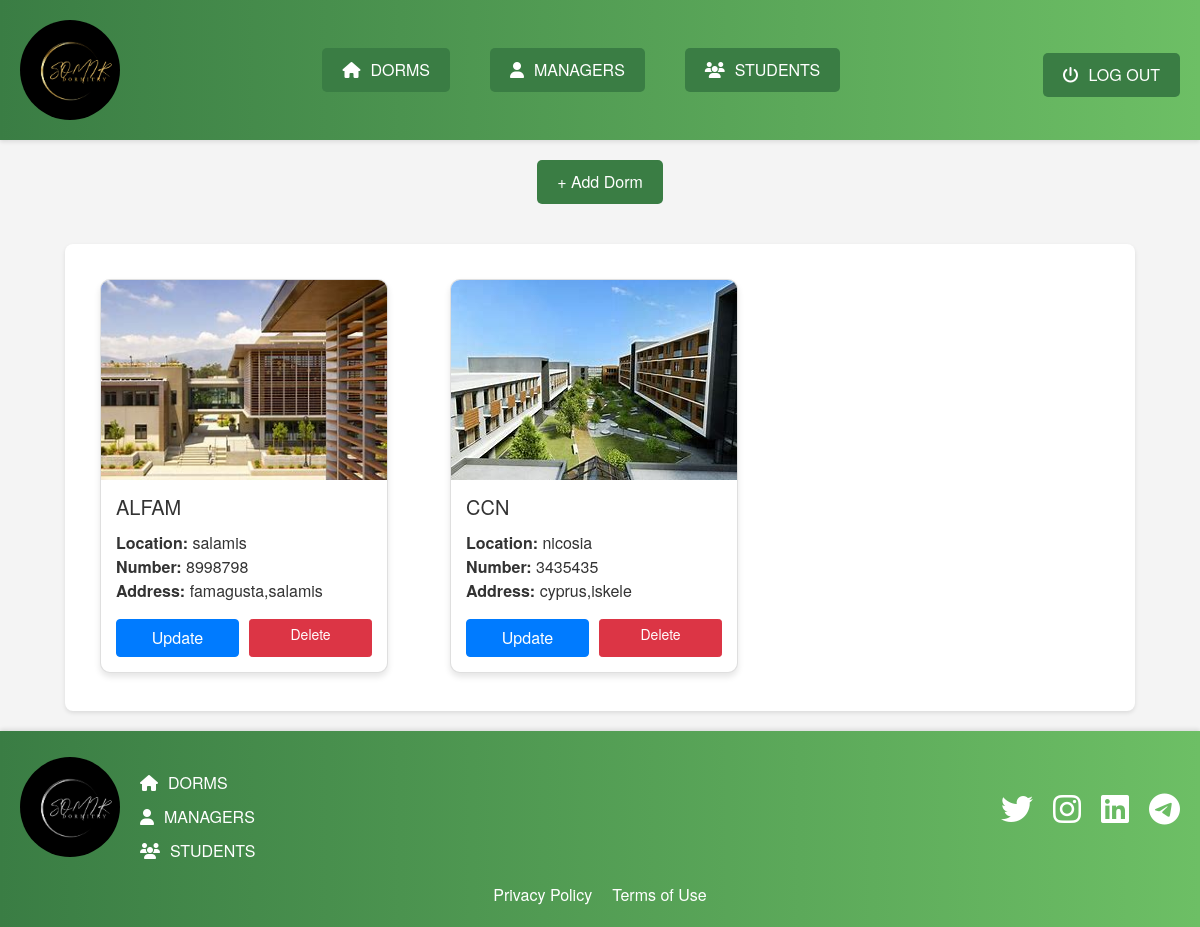
Screenshot of /dorm.php (signed in) with the database file from the repository.
### tables this page shows
CREATE TABLE `dorms` (
  `id` int(11) NOT NULL,
  `name` varchar(255) NOT NULL,
  `picture` varchar(255) NOT NULL,
  `location` varchar(255) NOT NULL,
  `number` varchar(20) NOT NULL,
  `address` text NOT NULL,
  `created_at` timestamp NOT NULL DEFAULT current_timestamp(),
  `manager_d` varchar(255) NOT NULL DEFAULT 'no',
  `dorm_id` int(11) NOT NULL,
  `available` tinyint(1) DEFAULT 1
);

### dorm.php (the view, shortened to what this page needs)
<?php
include 'connect.php';
$sql = "SELECT * FROM dorms ";
$result = mysqli_query($conn, $sql);
?>
<!DOCTYPE html>
<html lang="en">
<head>
  <link rel="stylesheet" href="https://cdnjs.cloudflare.com/ajax/libs/font-awesome/5.11.2/css/all.css">
  <link href="https://stackpath.bootstrapcdn.com/bootstrap/4.5.2/css/bootstrap.min.css" rel="stylesheet">
  <link rel="stylesheet" href="./css/dorm.css">
</head>
<body>
  <header>
    <nav>
      <div class="img-name">
        <img src="./image/Untitled.png" alt="Logo">
      </div>
      <div class="menu-btns">
        <a class="item" href="#">
          <i class="fa-solid fa-house"></i>
          <span onclick="window.location.href='dorm.php'; return false;">DORMS</span>
        </a>
        <a class="item" href="#">
          <i class="fa-solid fa-user"></i>
          <span onclick="window.location.href='manager2.php'; return false;">MANAGERS</span>
        </a>
        <a class="item" href="#">
          <i class="fa-solid fa-users"></i>
          <span onclick="window.location.href='student2.php'; return false;">STUDENTS</span>
        </a>
      </div>
      <div class="logout">
        <a class="item" href="#">
          <i class="fas fa-power-off"></i>
          <span onclick="window.location.href='logout.php'; return false;">LOG OUT</span>
        </a>
      </div>
    </nav>
  </header>
  <main class="container">
    <div class="d-flex justify-content-end mb-3">
        <a href="adddorm.php" class="btn btn-success add-dorm">+ Add Dorm</a>
    </div>
    <div class="row main-content">
       <div class="card-columns">
        <?php while ($row = mysqli_fetch_assoc($result)){ ?>
            <div class="card" style="width: 18rem;">
                <img src="<?php echo $row['picture']; ?>" class="card-img-top" alt="Dorm Image">
                <div class="card-body">
                    <h5 class="card-title"><?php echo $row['name']; ?></h5>
                    <p class="card-text">
                        <strong>Location:</strong> <?php echo $row['location']; ?><br>
                        <strong>Number:</strong> <?php echo $row['number']; ?><br>
                        <strong>Address:</strong> <?php echo $row['address']; ?>
                    </p>
                    <div class="btn-container">
                        <a href="adddorm2.php?id=<?php echo $row['id']; ?>" class="btn btn-primary">Update</a>
                        <a href="deletedorm.php?id=<?php echo $row['id']; ?>" class="btn btn-danger btn-sm" onclick="return confirm('Are you sure you want to delete this book?');">Delete</a>
                    </div>
                </div>
            </div>
        <?php } ?>
    </div>
    </div>
</main>
  <footer>
    <div class="footer-content">
      <div class="footer-left">
        <div class="img-name">
          <img src="./image/logo2.png" alt="Footer Logo">
        </div>
        <div class="footer-links">
          <a class="item" href="#">
            <i class="fa-solid fa-house"></i>
            <span onclick="window.location.href='dorm.php'; return false;">DORMS</span>
          </a>
          <a class="item" href="#">
            <i class="fa-solid fa-user"></i>
            <span onclick="window.location.href='manager2.php'; return false;">MANAGERS</span>
          </a>
          <a class="item" href="#">
            <i class="fa-solid fa-users"></i>
            <span onclick="window.location.href='student2.php'; return false;">STUDENTS</span>
          </a>
        </div>
      </div>
      <div class="footer-right">
        <div class="socials">
          <a href="#"><i class="fab fa-twitter"></i></a>
          <a href="#"><i class="fab fa-instagram"></i></a>
          <a href="#"><i class="fab fa-linkedin"></i></a>
          <a href="#"><i class="fab fa-telegram-plane"></i></a>
        </div>
      </div>
    </div>
    <div class="footer-links">
      <a href="/en/info/policy/" class="footer-link-item">Privacy Policy</a>
      <a href="/en/info/terms/" class="footer-link-item">Terms of Use</a>
</footer>
</body>
</html>

### css/dorm.css (style rules this page uses)
html, body { height: 100%; margin: 0; font-family: 'Helvetica Neue', Arial, sans-serif; background-color: #f4f4f4; color: #333; }
:root { --gradient-header: linear-gradient(to right, #3a7d44, #6dbf65); --gradient-footer: linear-gradient(to right, #3a7d44, #6dbf65); }
header { background: var(--gradient-header); box-shadow: 0 2px 4px rgba(0, 0, 0, 0.1); }
header nav { display: flex; justify-content: space-between; align-items: center; padding: 20px; }
header nav .img-name img { width: 100px; height: 100px; border-radius: 50%; }
header nav .menu-btns { display: flex; gap: 40px; }
header nav .menu-btns .item, header nav .logout .item { display: flex; align-items: center; padding: 10px 20px; background-color: #3a7d44; border-radius: 5px; color: white; text-decoration: none; transition: background-color 0.3s; }
header nav .menu-btns .item i, header nav .logout .item i { margin-right: 10px; }
header nav .logout { display: flex; margin-top: 10px; }
.main-content { display: flex; flex-direction: column; align-items: flex-end; padding: 50px; background-color: white; }
.add-dorm { align-self: flex-end; padding: 10px 20px; background-color: #3a7d44; color: white; border: none; border-radius: 5px; cursor: pointer; transition: background-color 0.3s; margin-bottom: 20px; }
footer { background: var(--gradient-footer); color: white; padding: 20px 0; box-shadow: 0 -2px 4px rgba(0, 0, 0, 0.1); }
footer .footer-content { display: flex; justify-content: space-between; align-items: center; padding: 0 20px; }
footer .footer-left { display: flex; align-items: center; }
footer .footer-left .img-name img { width: 100px; height: 100px; border-radius: 50%; margin-right: 20px; }
footer .footer-left .footer-links { display: flex; flex-direction: column; gap: 10px; }
footer .footer-left .footer-links .item { display: flex; align-items: center; text-decoration: none; color: white; transition: color 0.3s; }
footer .footer-left .footer-links .item i { margin-right: 10px; }
footer .footer-right .socials { display: flex; gap: 20px; }
footer .footer-right .socials a { color: white; font-size: 2em; transition: color 0.3s; }
footer .footer-links { display: flex; justify-content: center; gap: 20px; margin-top: 20px; }
footer .footer-links .footer-link-item { text-decoration: none; color: white; transition: color 0.3s; }

### dorm.php (style rules this page uses)
.main-content { display: flex; flex-direction: column; padding: 50px; background-color: white; margin: 20px; box-shadow: 0 2px 4px rgba(0, 0, 0, 0.1); border-radius: 8px; }
.add-dorm { padding: 10px 20px; background-color: #3a7d44; color: white; border: none; border-radius: 5px; cursor: pointer; transition: background-color 0.3s; text-decoration: none; }
.card { margin: 15px; box-shadow: 0 4px 6px rgba(0, 0, 0, 0.1); border-radius: 10px; overflow: hidden; transition: transform 0.2s ease-in-out; }
.card img { height: 200px; object-fit: cover; }
.card-body { padding: 15px; }
.btn-container { display: flex; justify-content: space-between; margin-top: 10px; }
.btn-container .btn { width: 48%; }
.main-content { display: flex; flex-wrap: nowrap; overflow-x: auto; padding: 20px; }
.add-dorm { margin: 20px auto; display: block; width: fit-content; }

### rows the page displays
dorms: picture (picture), name "ALFAM", location "salamis", number "8998798", address "famagusta,salamis"
dorms: picture (picture), name "CCN", location "nicosia", number "3435435", address "cyprus,iskele"
